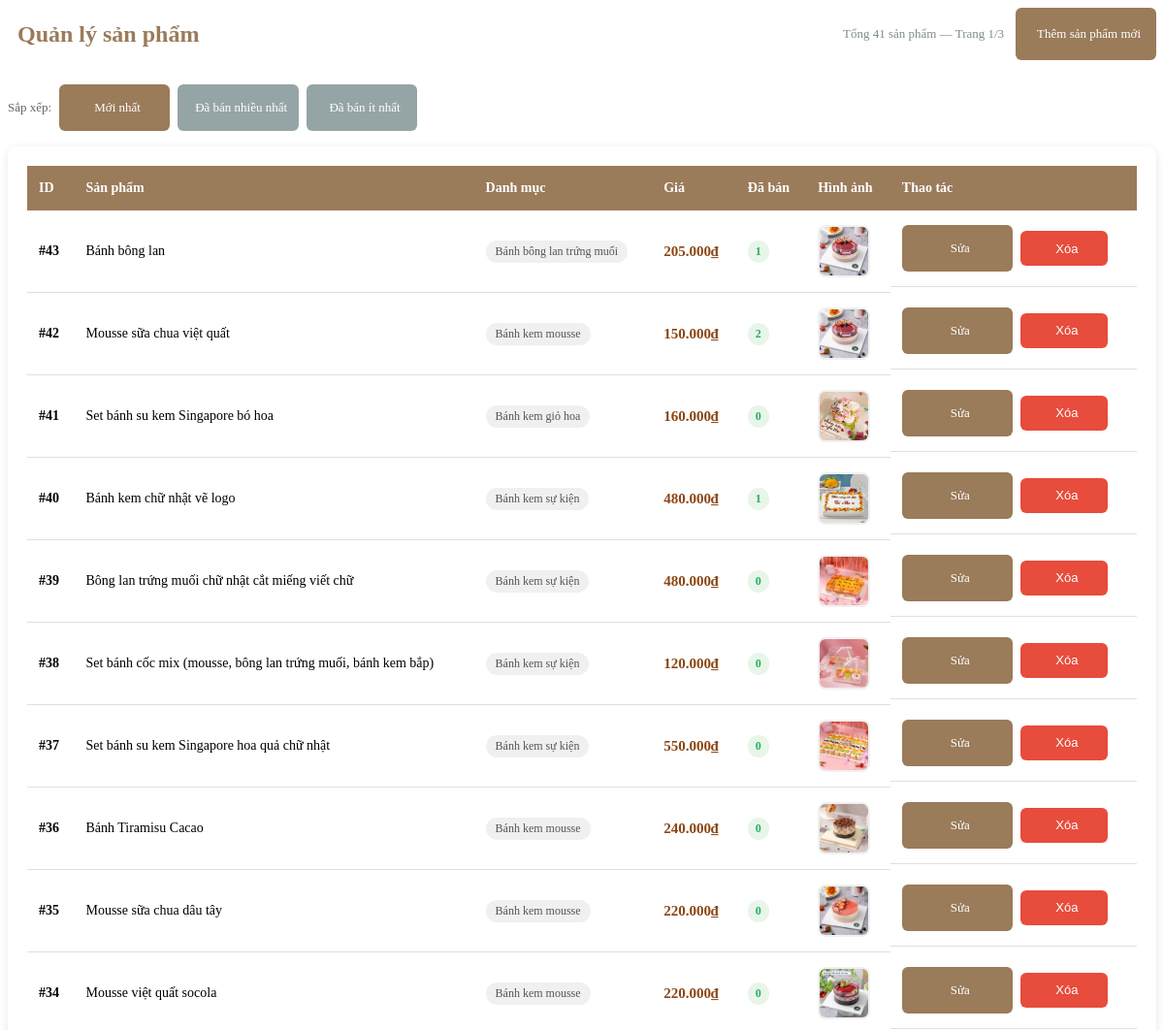
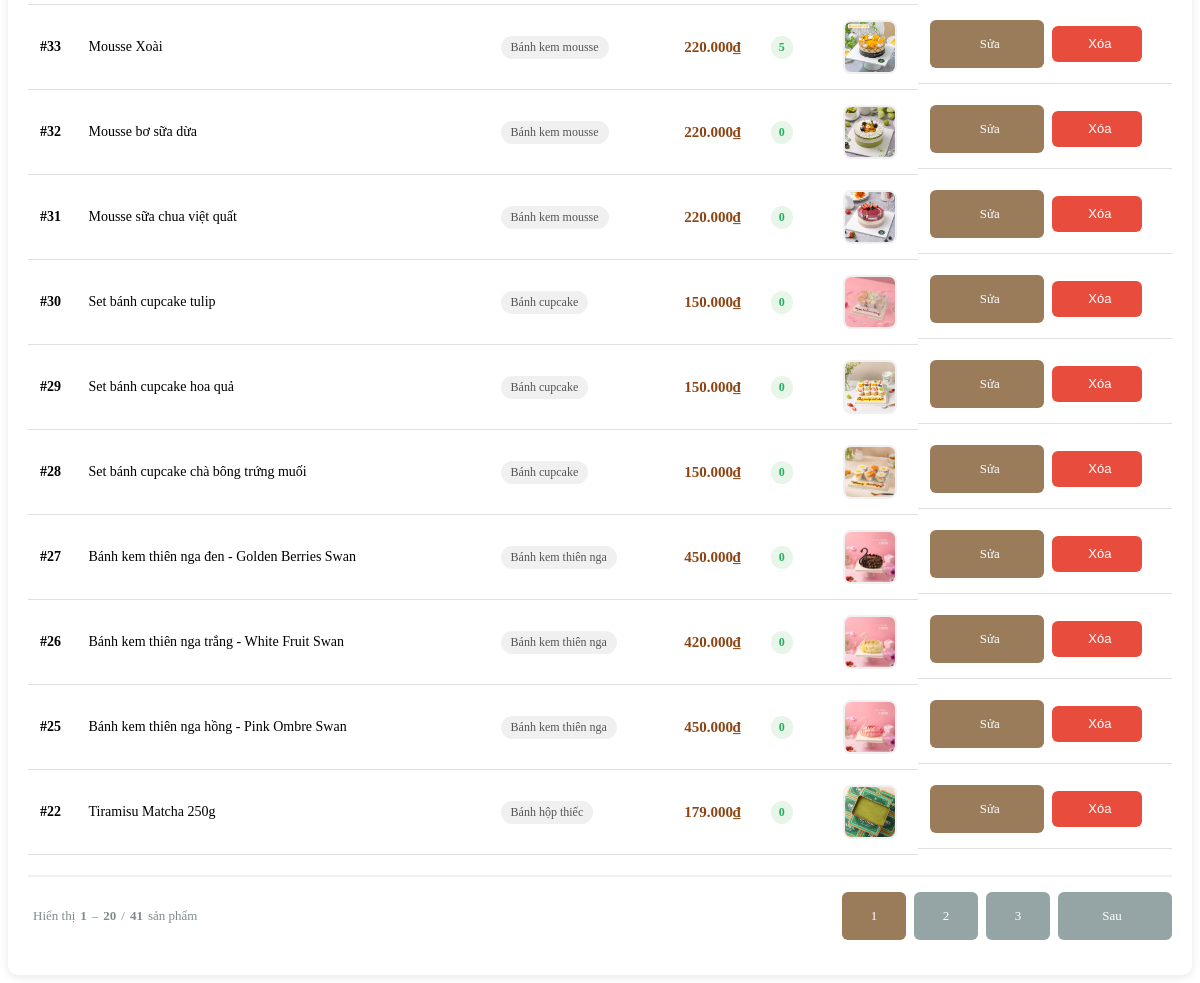
The page /admin/manage_products.php (signed in) on the database as committed earlier (2 pictures, top to bottom).
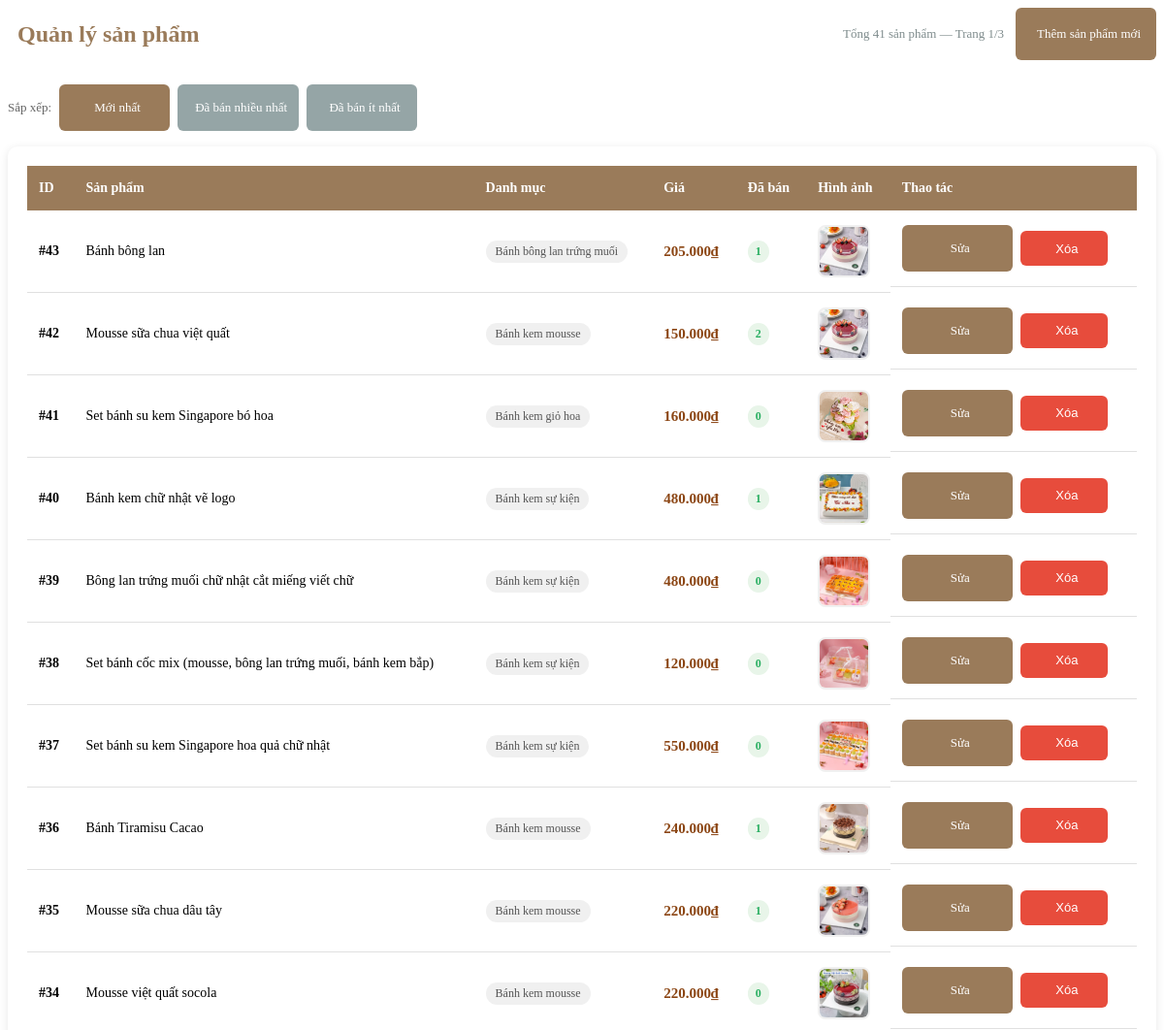
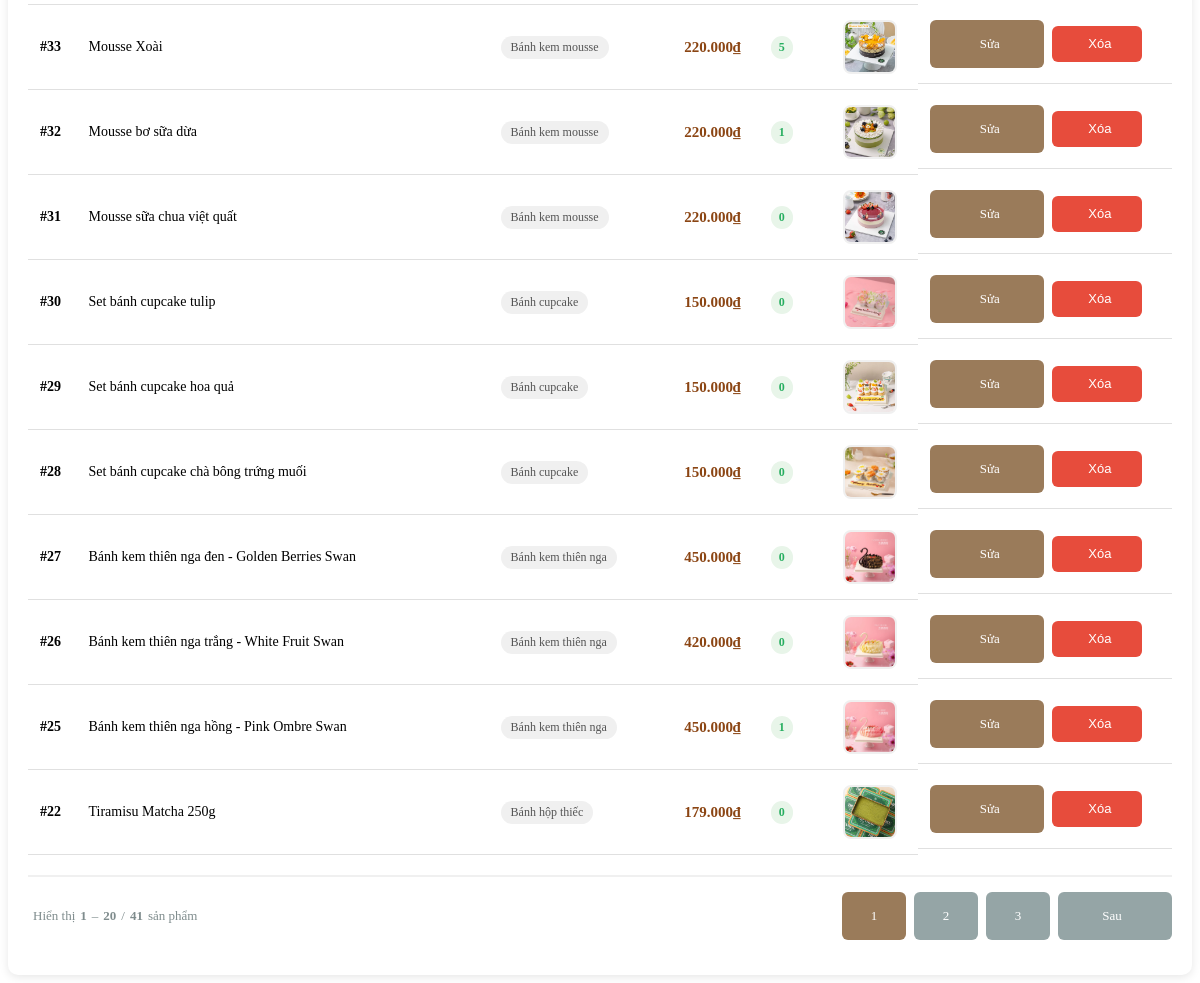
The same page on the database as committed later (2 pictures, top to bottom).
### tables this page shows
CREATE TABLE `products` (
  `id` int(11) NOT NULL,
  `name` varchar(200) NOT NULL,
  `slug` varchar(200) DEFAULT NULL,
  `price` decimal(12,0) NOT NULL,
  `image` varchar(255) NOT NULL,
  `description` text DEFAULT NULL,
  `short_description` varchar(500) DEFAULT NULL,
  `category_id` int(11) DEFAULT NULL,
  `is_featured` tinyint(1) DEFAULT 0,
  `is_active` tinyint(1) DEFAULT 1,
  `created_at` datetime DEFAULT current_timestamp(),
  `updated_at` datetime DEFAULT current_timestamp() ON UPDATE current_timestamp()
);

CREATE TABLE `categories` (
  `id` int(11) NOT NULL,
  `name` varchar(100) NOT NULL,
  `slug` varchar(100) DEFAULT NULL,
  `description` text DEFAULT NULL,
  `created_at` datetime DEFAULT current_timestamp(),
  `updated_at` datetime DEFAULT current_timestamp() ON UPDATE current_timestamp()
);

### admin/manage_products.php (the view, shortened to what the changed rows need)
<?php
require_once 'connect.php';
$perPage = 20;
$currentPage = max(1, isset($_GET['pg']) ? (int)$_GET['pg'] : 1);
$countResult = $conn->query("SELECT COUNT(*) AS total FROM products");
$totalProducts = $countResult ? (int)$countResult->fetch_assoc()['total'] : 0;
$totalPages = $totalProducts > 0 ? (int)ceil($totalProducts / $perPage) : 1;
$currentPage = min(max(1, $currentPage), $totalPages);
$offset = ($currentPage - 1) * $perPage;
$orderBy = 'p.created_at DESC';
$sql = "SELECT p.*, c.name AS category_name,
        COALESCE(SUM(CASE WHEN o.status IN ('completed', 'delivered') THEN oi.quantity ELSE 0 END), 0) AS total_sold
        FROM products p
        LEFT JOIN categories c ON p.category_id = c.id
        LEFT JOIN order_items oi ON oi.product_id = p.id
        LEFT JOIN orders o ON o.id = oi.order_id
        GROUP BY p.id, c.name
        ORDER BY " . $orderBy . "
        LIMIT " . (int)$perPage . " OFFSET " . (int)$offset;
$result = $conn->query($sql);
?>
<div class="admin-content">
    <div class="admin-page-header">
        <h1 class="admin-page-title">
            Quản lý sản phẩm
        </h1>
    </div>
    <div class="admin-card">
        <table class="admin-table">
            <thead>
                <tr>
                    <th>ID</th>
                    <th>Sản phẩm</th>
                    <th>Danh mục</th>
                    <th>Giá</th>
                    <th>Đã bán</th>
                    <th>Hình ảnh</th>
                    <th>Thao tác</th>
                </tr>
            </thead>
            <tbody>
                <?php if ($result && $result->num_rows > 0): ?>
                    <?php while($row = $result->fetch_assoc()): ?>
                        <tr id="row-<?php echo $row['id']; ?>">
                            <td><strong>#<?php echo $row['id']; ?></strong></td>
                            <td>
                                <span style="font-weight: 500;"><?php echo htmlspecialchars($row['name']); ?></span>
                            </td>
                            <td>
                                <span class="category-badge">
                                    <?php echo htmlspecialchars($row['category_name'] ?: 'Chưa phân loại'); ?>
                                </span>
                            </td>
                            <td>
                                <span class="price">
                                    <?php echo number_format($row['price'], 0, ',', '.'); ?>₫
                                </span>
                            </td>
                            <td>
                                <span class="sold-count">
                                    <?php echo number_format((int)($row['total_sold'] ?? 0)); ?>
                                </span>
                            </td>
                            <td>
                                <?php if (!empty($row['image'])): ?>
                                    <img src="../images/<?php echo htmlspecialchars($row['image']); ?>"
                                         alt=""
                                         class="product-img"
                                         onerror="this.src='../images/no-image.png'">
                                <?php else: ?>
                                    <span class="category-badge">Không có ảnh</span>
                                <?php endif; ?>
                            </td>
                            <td class="admin-action-cell">
                                <a href="edit_product.php?id=<?php echo $row['id']; ?>"
                                   class="admin-btn admin-btn-primary admin-btn-sm"
                                   title="Chỉnh sửa sản phẩm">
                                    <i class="fas fa-edit"></i> Sửa
                                </a>
                                <button type="button"
                                        class="admin-btn admin-btn-danger admin-btn-sm"
                                        onclick="deleteProduct(<?php echo $row['id']; ?>)"
                                        title="Xóa sản phẩm">
                                    <i class="fas fa-trash-alt"></i> Xóa
                                </button>
                            </td>
                        </tr>
                    <?php endwhile; ?>
                <?php endif; ?>
            </tbody>
        </table>
    </div>
</div>

Rows that differ between the two databases and show on the page:
changed products "Bánh Tiramisu Cacao": total_sold "0" → "1"
computed for products "Mousse sữa chua dâu tây": total_sold "0" → "1"
computed for products "Mousse bơ sữa dừa": total_sold "0" → "1"
computed for products "Bánh kem thiên nga hồng - Pink Ombre Swan": total_sold "0" → "1"
